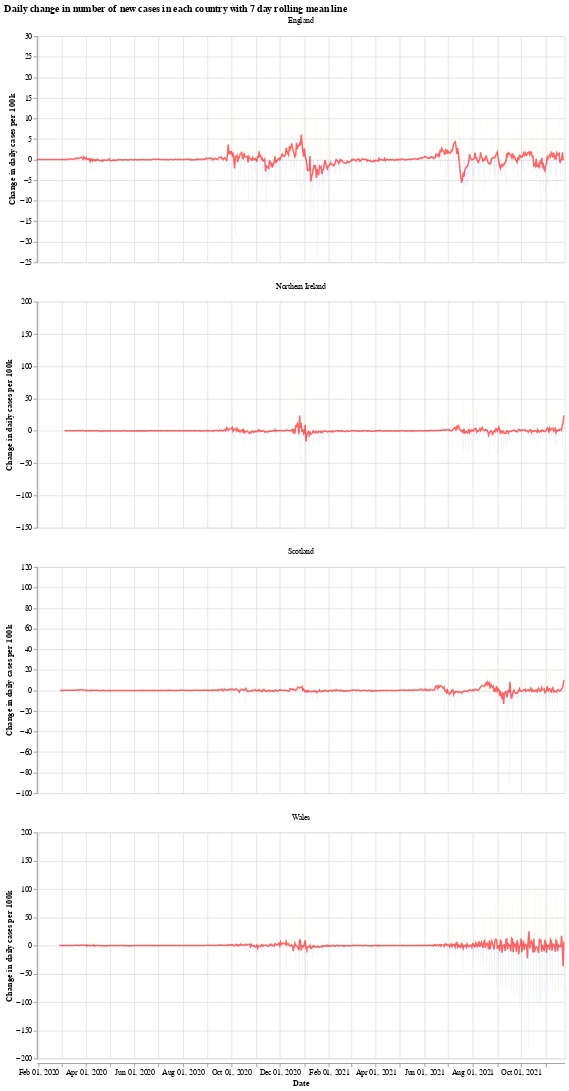

The notebook cell this image was saved under:
### Markdown cell above
We will use the Python library `Altair` for visualising the data, see the [altair docs](https://altair-viz.github.io/) for more information.

First we have a graph which shows the daily change in the number of new cases for each country. This number jumps up and down all over the place, which is likely due to delay in reporting of new cases over the weekend. Another interesting thing is that it looks like the daily cases in Wales experienced a much shorter period of calm over the summer (calm in the sense of daily cases not jumping up and down).

The orange bars are days when the number of new cases (per 100k population) was more than the previous day, while the blue are days when the number of new cases dropped. The red line is the 7 day moving average. 

When the moving average line is below 0, it means that there is a consistent drop in new cases. We can see this clearly happening around the times that lockdowns were introduced (though, to varying degrees). I will update the graphs soon with a marker of when each lockdown started.

### Code cell
# collapse
import altair as alt

bars = alt.Chart(uk_cases).mark_bar().encode(
    x=alt.X("yearmonthdate(date):T", axis=alt.Axis(title='Date')),
    y=alt.Y("casesChangeRate:Q", axis=alt.Axis(title='Change in daily cases per 100k')),
    tooltip='casesChange',
    color=alt.condition(
        alt.datum.casesChangeRate > 0,
        alt.value("orange"),  # The positive color
        alt.value("blue")  # The negative color
    )
).properties(title='Daily change in number of new cases with 7 day rolling mean',width=700).interactive()

line = alt.Chart(uk_cases).mark_line(
    color='red',
    size=2,
    opacity=0.6
).transform_window(
    rolling_mean='mean(casesChangeRate)',
    frame=[0, 7],
    groupby=['areaName']
).encode(
    x='yearmonthdate(date):T',
    y='rolling_mean:Q'
)

alt.layer(bars, line, data=uk_cases).facet(alt.Column(
    'areaName', title=''), columns=1).resolve_scale(y='independent').properties(title='Daily change in number of new cases in each country with 7 day rolling mean line')

### Figure 1 — Vega-Lite specification as saved in the notebook (floating-point values rounded to 4 significant figures; data arrays with more than 128 entries replaced by an {"elided": "..."} marker saying what was removed)
{"config": {"view": {"continuousWidth": 400, "continuousHeight": 300}}, "data": {"name": "data-10a8456e1b3ca390cf9fafba0bbd552a"}, "facet": {"type": "nominal", "field": "areaName", "title": ""}, "spec": {"layer": [{"mark": "bar", "encoding": {"color": {"condition": {"value": "orange", "test": "(datum.casesChangeRate > 0)"}, "value": "blue"}, "tooltip": {"type": "quantitative", "field": "casesChange"}, "x": {"type": "temporal", "axis": {"title": "Date"}, "field": "date", "timeUnit": "yearmonthdate"}, "y": {"type": "quantitative", "axis": {"title": "Change in daily cases per 100k"}, "field": "casesChangeRate"}}, "selection": {"selector001": {"type": "interval", "bind": "scales", "encodings": ["x", "y"]}}, "title": "Daily change in number of new cases with 7 day rolling mean", "width": 700}, {"mark": {"type": "line", "color": "red", "opacity": 0.6, "size": 2}, "encoding": {"x": {"type": "temporal", "field": "date", "timeUnit": "yearmonthdate"}, "y": {"type": "quantitative", "field": "rolling_mean"}}, "transform": [{"window": [{"op": "mean", "field": "casesChangeRate", "as": "rolling_mean"}], "frame": [0, 7], "groupby": ["areaName"]}]}]}, "columns": 1, "resolve": {"scale": {"y": "independent"}}, "title": "Daily change in number of new cases in each country with 7 day rolling mean line", "$schema": "https://vega.github.io/schema/vega-lite/v4.8.1.json", "datasets": {"data-10a8456e1b3ca390cf9fafba0bbd552a": {"elided": "2568 records"}}}
